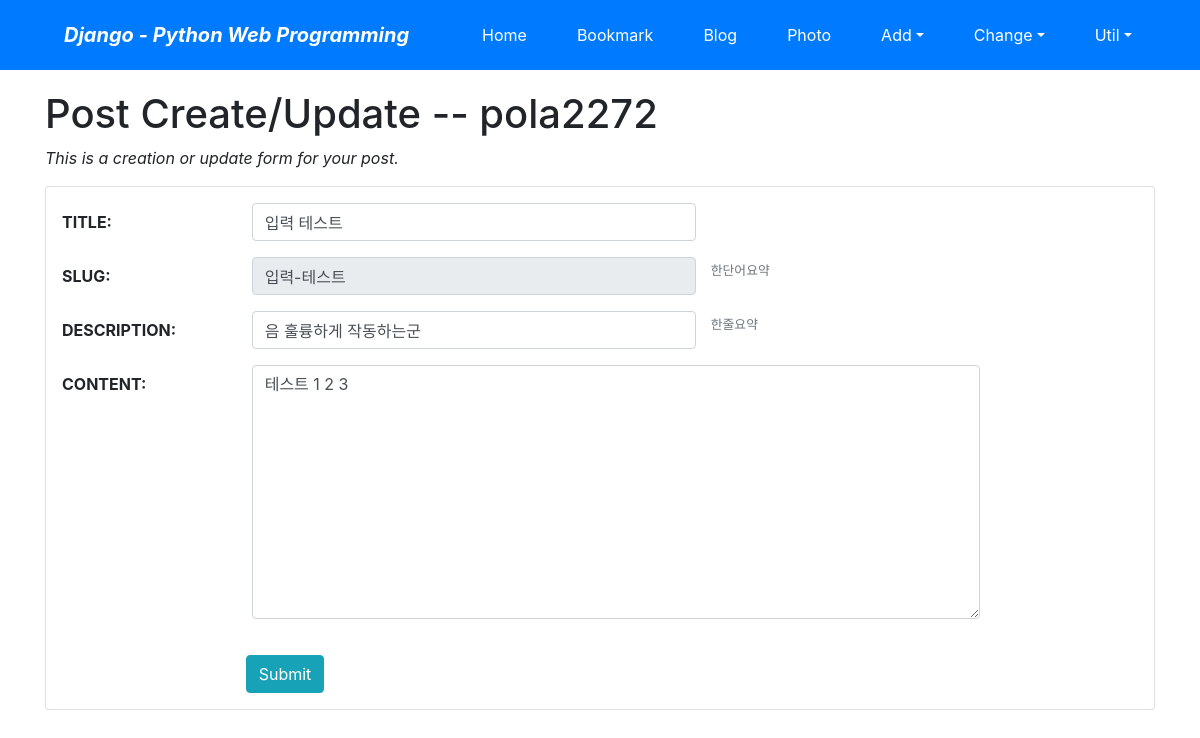
The app's page /blog/9/update/ (signed in) with its own data.
### blog/models.py (models this page shows, shortened)
class Post(models.Model):
    title = models.CharField(verbose_name = 'TITLE', max_length=50)
    slug = models.SlugField('SLUG', unique=True, allow_unicode=True, help_text='한단어요약')
    description = models.CharField('DESCRIPTION', max_length=100, blank = True, help_text='한줄요약')
    content = models.TextField('CONTENT')
    create_dt = models.DateTimeField('CREATE DATE', auto_now_add = True)
    modify_dt = models.DateTimeField('MODIFY DATE', auto_now = True)
    tags = TaggableManager(blank=True)
    owner = models.ForeignKey(User, on_delete=models.CASCADE, verbose_name='OWNER', blank=True, null=True)
    class Meta:
        verbose_name = 'post'
        verbose_name_plural = 'posts'
        db_table = 'blog_posts'
        ordering = ('-modify_dt', )

### blog/views.py (the view)
# urls.py: path('<int:pk>/update/', views.PostUpdateView.as_view(), name="update",),
class PostUpdateView(OwnerOnlyMixin, UpdateView):
    model = Post
    fields = ['title', 'slug', 'description', 'content', 'tags']
    success_url = reverse_lazy('blog:index')

### mysite/views.py (called while the page is built)
    def dispatch(self, request, *args, **kwargs):
        obj = self.get_object()
        if request.user != obj.owner:
            return self.handle_no_permission
        return super().dispatch(request, *args, **kwargs)

### blog/templates/blog/post_form.html (shortened to what this page needs)
{%extends 'base.html' %}
{% load widget_tweaks %}
{% block content %}
    <h1>Post Create/Update -- {{user}}</h1>
    <p class="font-italic">This is a creation or update form for your post.</p>
    <form action="." method="post" class="card pt-3">{% csrf_token %}
        <div class="form-group row">
            {{ form.title|add_label_class:"col-form-label col-sm-2 ml-3 font-weight-bold" }}
            <div class="col-sm-5">
                {{ form.title|add_class:"form-control"|attr:"autofocus" }}
            </div>
        </div>
        <div class="form-group row">
            {{ form.slug|add_label_class:"col-form-label col-sm-2 ml-3 font-weight-bold" }}
            <div class="col-sm-5">
                {{ form.slug|add_class:"form-control"|attr:"readonly" }}
            </div>
            <small class="form-text text-muted">{{ form.slug.help_text }}</small>
        </div>
        <div class="form-group row">
            {{ form.description|add_label_class:"col-form-label col-sm-2 ml-3 font-weight-bold" }}
            <div class="col-sm-5">
                {{ form.description|add_class:"form-control"|attr:"autofocus" }}
            </div>
            <small class="form-text text-muted">{{ form.description.help_text }}</small>
        </div>
        <div class="form-group row">
            {{ form.content|add_label_class:"col-form-label col-sm-2 ml-3 font-weight-bold" }}
            <div class="col-sm-8">
                {{ form.content|add_class:"form-control" }}
            </div>
        </div>
        <div class="form-group row">
            <div class="col-sm-5">
            </div>
        </div>
        <div class="form-group">
            <div class="offset-sm-2 col-sm-5">
                <input type="submit" value="Submit" class="btn btn-info" />
            </div>
        </div>
    </form>
{% endblock %}

### records on screen
Post: title|add_label_class "TITLE:", title "입력 테스트", slug|add_label_class "SLUG:", slug "입력-테스트", description|add_label_class "DESCRIPTION:", description "음 훌륭하게 작동하는군", content|add_label_class "CONTENT:", content "테스트 1 2 3"

### other values on screen
{{ user }} "pola2272"
